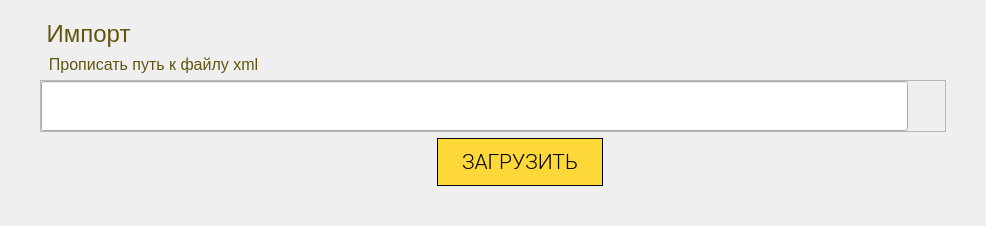
      <widget class="QWidget" name="importsTab">
       <property name="sizePolicy">
        <sizepolicy hsizetype="Expanding" vsizetype="Expanding">
         <horstretch>0</horstretch>
         <verstretch>0</verstretch>
        </sizepolicy>
       </property>
       <property name="sizeIncrement">
        <size>
         <width>0</width>
         <height>0</height>
        </size>
       </property>
       <attribute name="title">
        <string>ИМПОРТ ИЗ XML ФАЙЛА</string>
       </attribute>
       <layout class="QGridLayout" name="gridLayout_2">
        <property name="leftMargin">
         <number>0</number>
        </property>
        <property name="topMargin">
         <number>0</number>
        </property>
        <property name="rightMargin">
         <number>0</number>
        </property>
        <property name="bottomMargin">
         <number>0</number>
        </property>
        <property name="spacing">
         <number>0</number>
        </property>
        <item row="0" column="0">
         <widget class="QFrame" name="frame">
          <property name="sizePolicy">
           <sizepolicy hsizetype="Preferred" vsizetype="Preferred">
            <horstretch>0</horstretch>
            <verstretch>0</verstretch>
           </sizepolicy>
          </property>
          <property name="frameShape">
           <enum>QFrame::NoFrame</enum>
          </property>
          <property name="frameShadow">
           <enum>QFrame::Plain</enum>
          </property>
          <layout class="QGridLayout" name="gridLayout_8">
           <property name="leftMargin">
            <number>40</number>
           </property>
           <property name="topMargin">
            <number>20</number>
           </property>
           <property name="rightMargin">
            <number>0</number>
           </property>
           <property name="bottomMargin">
            <number>0</number>
           </property>
           <item row="2" column="0" colspan="5">
            <widget class="QFrame" name="frame_8">
             <property name="sizePolicy">
              <sizepolicy hsizetype="Preferred" vsizetype="Preferred">
               <horstretch>0</horstretch>
               <verstretch>0</verstretch>
              </sizepolicy>
             </property>
             <property name="frameShape">
              <enum>QFrame::StyledPanel</enum>
             </property>
             <property name="frameShadow">
              <enum>QFrame::Raised</enum>
             </property>
             <layout class="QHBoxLayout" name="horizontalLayout_8">
              <property name="spacing">
               <number>10</number>
              </property>
              <property name="leftMargin">
               <number>0</number>
              </property>
              <property name="topMargin">
               <number>0</number>
              </property>
              <property name="rightMargin">
               <number>0</number>
              </property>
              <property name="bottomMargin">
               <number>0</number>
              </property>
              <item>
               <widget class="QLineEdit" name="pathXmlEdit">
                <property name="sizePolicy">
                 <sizepolicy hsizetype="Preferred" vsizetype="Preferred">
                  <horstretch>0</horstretch>
                  <verstretch>0</verstretch>
                 </sizepolicy>
                </property>
                <property name="minimumSize">
                 <size>
                  <width>867</width>
                  <height>50</height>
                 </size>
                </property>
                <property name="locale">
                 <locale language="Russian" country="Russia"/>
                </property>
                <property name="text">
                 <string/>
                </property>
               </widget>
              </item>
              <item alignment="Qt::AlignLeft">
               <widget class="QPushButton" name="dialogXmlFileButon">
                <property name="sizePolicy">
                 <sizepolicy hsizetype="Fixed" vsizetype="Preferred">
                  <horstretch>0</horstretch>
                  <verstretch>0</verstretch>
                 </sizepolicy>
                </property>
                <property name="cursor">
                 <cursorShape>PointingHandCursor</cursorShape>
                </property>
                <property name="styleSheet">
                 <string notr="true">
QPushButton{
	image: url(:/icons/file_button.png);
width: 25px;
height: 25px;
min-width: 25px;
min-height: 25px;
max-width: 25px;
max-height: 25px;
}
QPushButton:hover{
	image: url(:/icons/file_button_blue.png);
}
QPushButton:pressed{
	border: none;
	image: url(:/icons/file_button_blue.png);
}</string>
                </property>
                <property name="text">
                 <string/>
                </property>
                <property name="iconSize">
                 <size>
                  <width>25</width>
                  <height>25</height>
                 </size>
                </property>
                <property name="flat">
                 <bool>true</bool>
                </property>
               </widget>
              </item>
             </layout>
            </widget>
           </item>
           <item row="1" column="0">
            <widget class="QLabel" name="label_4">
             <property name="sizePolicy">
              <sizepolicy hsizetype="Preferred" vsizetype="Preferred">
               <horstretch>0</horstretch>
               <verstretch>0</verstretch>
              </sizepolicy>
             </property>
             <property name="styleSheet">
              <string notr="true">
font-family: &quot;Roboto Light&quot;;
font-size: 16px;
color: #62560e;</string>
             </property>
             <property name="text">
              <string>  Прописать путь к файлу xml</string>
             </property>
            </widget>
           </item>
           <item row="0" column="0">
            <widget class="QLabel" name="label_3">
             <property name="sizePolicy">
              <sizepolicy hsizetype="Preferred" vsizetype="Preferred">
               <horstretch>0</horstretch>
               <verstretch>0</verstretch>
              </sizepolicy>
             </property>
             <property name="styleSheet">
              <string notr="true">
font-family: &quot;Roboto Regular&quot;;
font-size: 24px;
color: #62560e;</string>
             </property>
             <property name="text">
              <string> Импорт</string>
             </property>
            </widget>
           </item>
           <item row="0" column="5">
            <spacer name="horizontalSpacer_10">
             <property name="orientation">
              <enum>Qt::Horizontal</enum>
             </property>
             <property name="sizeHint" stdset="0">
              <size>
               <width>40</width>
               <height>20</height>
              </size>
             </property>
            </spacer>
           </item>
           <item row="0" column="2">
            <spacer name="horizontalSpacer_17">
             <property name="orientation">
              <enum>Qt::Horizontal</enum>
             </property>
             <property name="sizeHint" stdset="0">
              <size>
               <width>40</width>
               <height>20</height>
              </size>
             </property>
            </spacer>
           </item>
           <item row="3" column="5">
            <spacer name="horizontalSpacer_6">
             <property name="orientation">
              <enum>Qt::Horizontal</enum>
             </property>
             <property name="sizeType">
              <enum>QSizePolicy::Expanding</enum>
             </property>
             <property name="sizeHint" stdset="0">
              <size>
               <width>40</width>
               <height>20</height>
              </size>
             </property>
            </spacer>
           </item>
           <item row="3" column="0">
            <spacer name="horizontalSpacer_13">
             <property name="orientation">
              <enum>Qt::Horizontal</enum>
             </property>
             <property name="sizeType">
              <enum>QSizePolicy::Minimum</enum>
             </property>
             <property name="sizeHint" stdset="0">
              <size>
               <width>40</width>
               <height>20</height>
              </size>
             </property>
            </spacer>
           </item>
           <item row="5" column="0">
            <spacer name="verticalSpacer">
             <property name="orientation">
              <enum>Qt::Vertical</enum>
             </property>
             <property name="sizeType">
              <enum>QSizePolicy::Expanding</enum>
             </property>
             <property name="sizeHint" stdset="0">
              <size>
               <width>20</width>
               <height>40</height>
              </size>
             </property>
            </spacer>
           </item>
           <item row="2" column="5">
            <spacer name="horizontalSpacer_12">
             <property name="orientation">
              <enum>Qt::Horizontal</enum>
             </property>
             <property name="sizeHint" stdset="0">
              <size>
               <width>40</width>
               <height>20</height>
              </size>
             </property>
            </spacer>
           </item>
           <item row="0" column="3">
            <spacer name="horizontalSpacer_15">
             <property name="orientation">
              <enum>Qt::Horizontal</enum>
             </property>
             <property name="sizeHint" stdset="0">
              <size>
               <width>40</width>
               <height>20</height>
              </size>
             </property>
            </spacer>
           </item>
           <item row="1" column="2">
            <spacer name="horizontalSpacer_16">
             <property name="orientation">
              <enum>Qt::Horizontal</enum>
             </property>
             <property name="sizeHint" stdset="0">
              <size>
               <width>40</width>
               <height>20</height>
              </size>
             </property>
            </spacer>
           </item>
           <item row="3" column="2">
            <widget class="QPushButton" name="importXmlButton">
             <property name="sizePolicy">
              <sizepolicy hsizetype="Preferred" vsizetype="Preferred">
               <horstretch>0</horstretch>
               <verstretch>0</verstretch>
              </sizepolicy>
             </property>
             <property name="font">
              <font>
               <family>Roboto Light</family>
               <pointsize>-1</pointsize>
              </font>
             </property>
             <property name="cursor">
              <cursorShape>PointingHandCursor</cursorShape>
             </property>
             <property name="styleSheet">
              <string notr="true">QPushButton{
background-color: #fed839;
border: 1px solid black;
font-family: &quot;Roboto Light&quot;;
font-size: 21px;
padding: 10 18;
}
QPushButton::pressed{
background-color: #bdbd6b;
border: 1px solid black;
}</string>
             </property>
             <property name="text">
              <string>ЗАГРУЗИТЬ</string>
             </property>
            </widget>
           </item>
           <item row="1" column="4">
            <spacer name="horizontalSpacer_8">
             <property name="orientation">
              <enum>Qt::Horizontal</enum>
             </property>
             <property name="sizeHint" stdset="0">
              <size>
               <width>40</width>
               <height>20</height>
              </size>
             </property>
            </spacer>
           </item>
           <item row="0" column="4">
            <spacer name="horizontalSpacer_7">
             <property name="orientation">
              <enum>Qt::Horizontal</enum>
             </property>
             <property name="sizeHint" stdset="0">
              <size>
               <width>40</width>
               <height>20</height>
              </size>
             </property>
            </spacer>
           </item>
           <item row="1" column="3">
            <spacer name="horizontalSpacer_14">
             <property name="orientation">
              <enum>Qt::Horizontal</enum>
             </property>
             <property name="sizeHint" stdset="0">
              <size>
               <width>40</width>
               <height>20</height>
              </size>
             </property>
            </spacer>
           </item>
           <item row="1" column="5">
            <spacer name="horizontalSpacer_11">
             <property name="orientation">
              <enum>Qt::Horizontal</enum>
             </property>
             <property name="sizeHint" stdset="0">
              <size>
               <width>40</width>
               <height>20</height>
              </size>
             </property>
            </spacer>
           </item>
           <item row="0" column="1">
            <spacer name="horizontalSpacer_18">
             <property name="orientation">
              <enum>Qt::Horizontal</enum>
             </property>
             <property name="sizeHint" stdset="0">
              <size>
               <width>40</width>
               <height>20</height>
              </size>
             </property>
            </spacer>
           </item>
           <item row="1" column="1">
            <spacer name="horizontalSpacer_19">
             <property name="orientation">
              <enum>Qt::Horizontal</enum>
             </property>
             <property name="sizeHint" stdset="0">
              <size>
               <width>40</width>
               <height>20</height>
              </size>
             </property>
            </spacer>
           </item>
          </layout>
         </widget>
        </item>
       </layout>
      </widget>
